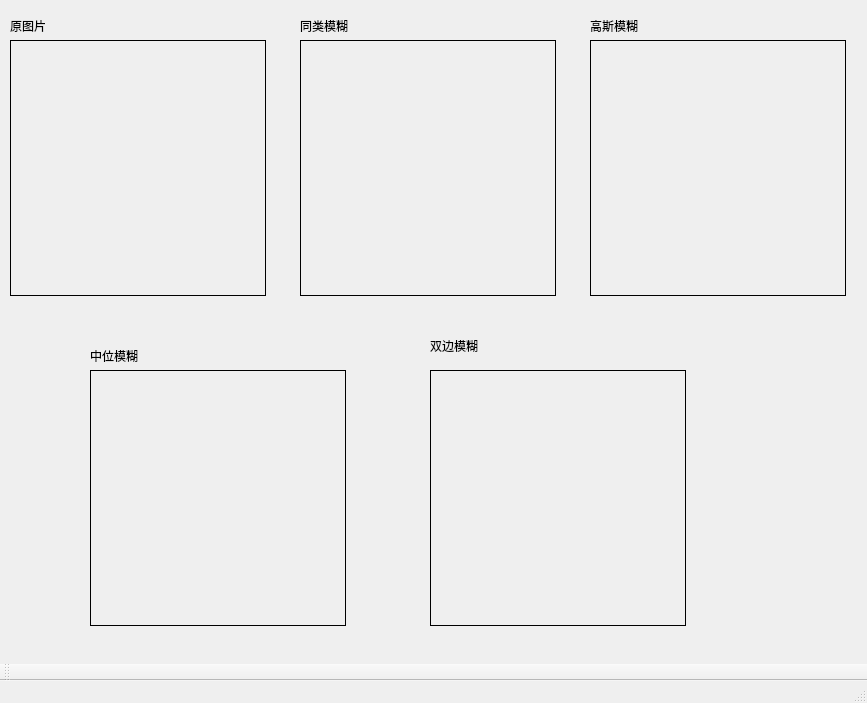
<?xml version="1.0" encoding="UTF-8"?>
<ui version="4.0">
 <class>MainWindow</class>
 <widget class="QMainWindow" name="MainWindow">
  <property name="geometry">
   <rect>
    <x>0</x>
    <y>0</y>
    <width>867</width>
    <height>703</height>
   </rect>
  </property>
  <property name="windowTitle">
   <string>MainWindow</string>
  </property>
  <widget class="QWidget" name="centralwidget">
   <widget class="QLabel" name="label_srcImg">
    <property name="geometry">
     <rect>
      <x>10</x>
      <y>40</y>
      <width>256</width>
      <height>256</height>
     </rect>
    </property>
    <property name="frameShape">
     <enum>QFrame::Box</enum>
    </property>
    <property name="text">
     <string/>
    </property>
   </widget>
   <widget class="QLabel" name="label_homogeneous">
    <property name="geometry">
     <rect>
      <x>300</x>
      <y>40</y>
      <width>256</width>
      <height>256</height>
     </rect>
    </property>
    <property name="frameShape">
     <enum>QFrame::Box</enum>
    </property>
    <property name="text">
     <string/>
    </property>
   </widget>
   <widget class="QLabel" name="label_Gaussian">
    <property name="geometry">
     <rect>
      <x>590</x>
      <y>40</y>
      <width>256</width>
      <height>256</height>
     </rect>
    </property>
    <property name="frameShape">
     <enum>QFrame::Box</enum>
    </property>
    <property name="text">
     <string/>
    </property>
   </widget>
   <widget class="QLabel" name="label_Median">
    <property name="geometry">
     <rect>
      <x>90</x>
      <y>370</y>
      <width>256</width>
      <height>256</height>
     </rect>
    </property>
    <property name="frameShape">
     <enum>QFrame::Box</enum>
    </property>
    <property name="text">
     <string/>
    </property>
   </widget>
   <widget class="QLabel" name="label_Bilateral">
    <property name="geometry">
     <rect>
      <x>430</x>
      <y>370</y>
      <width>256</width>
      <height>256</height>
     </rect>
    </property>
    <property name="frameShape">
     <enum>QFrame::Box</enum>
    </property>
    <property name="text">
     <string/>
    </property>
   </widget>
   <widget class="QLabel" name="label">
    <property name="geometry">
     <rect>
      <x>10</x>
      <y>20</y>
      <width>54</width>
      <height>12</height>
     </rect>
    </property>
    <property name="text">
     <string>原图片</string>
    </property>
   </widget>
   <widget class="QLabel" name="label_2">
    <property name="geometry">
     <rect>
      <x>300</x>
      <y>20</y>
      <width>54</width>
      <height>12</height>
     </rect>
    </property>
    <property name="text">
     <string>同类模糊</string>
    </property>
   </widget>
   <widget class="QLabel" name="label_3">
    <property name="geometry">
     <rect>
      <x>590</x>
      <y>20</y>
      <width>54</width>
      <height>12</height>
     </rect>
    </property>
    <property name="text">
     <string>高斯模糊</string>
    </property>
   </widget>
   <widget class="QLabel" name="label_4">
    <property name="geometry">
     <rect>
      <x>90</x>
      <y>350</y>
      <width>54</width>
      <height>12</height>
     </rect>
    </property>
    <property name="text">
     <string>中位模糊</string>
    </property>
   </widget>
   <widget class="QLabel" name="label_5">
    <property name="geometry">
     <rect>
      <x>430</x>
      <y>340</y>
      <width>54</width>
      <height>12</height>
     </rect>
    </property>
    <property name="text">
     <string>双边模糊</string>
    </property>
   </widget>
  </widget>
  <widget class="QMenuBar" name="menubar">
   <property name="geometry">
    <rect>
     <x>0</x>
     <y>0</y>
     <width>867</width>
     <height>23</height>
    </rect>
   </property>
  </widget>
  <widget class="QStatusBar" name="statusbar"/>
  <widget class="QToolBar" name="toolBar">
   <property name="windowTitle">
    <string>toolBar</string>
   </property>
   <attribute name="toolBarArea">
    <enum>BottomToolBarArea</enum>
   </attribute>
   <attribute name="toolBarBreak">
    <bool>false</bool>
   </attribute>
  </widget>
 </widget>
 <resources/>
 <connections/>
</ui>
